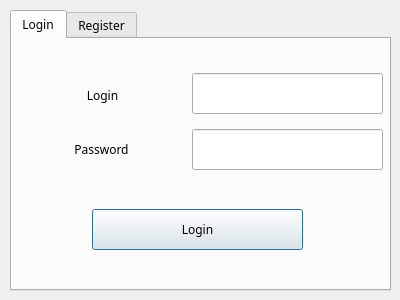
<?xml version="1.0" encoding="UTF-8"?>
<ui version="4.0">
 <class>loginWindow</class>
 <widget class="QWidget" name="loginWindow">
  <property name="geometry">
   <rect>
    <x>0</x>
    <y>0</y>
    <width>400</width>
    <height>300</height>
   </rect>
  </property>
  <property name="sizePolicy">
   <sizepolicy hsizetype="Expanding" vsizetype="Expanding">
    <horstretch>0</horstretch>
    <verstretch>0</verstretch>
   </sizepolicy>
  </property>
  <property name="font">
   <font>
    <family>JetBrains Mono</family>
   </font>
  </property>
  <property name="windowTitle">
   <string>Calendar Application</string>
  </property>
  <widget class="QTabWidget" name="loginLoginWidget">
   <property name="geometry">
    <rect>
     <x>10</x>
     <y>10</y>
     <width>381</width>
     <height>281</height>
    </rect>
   </property>
   <property name="currentIndex">
    <number>0</number>
   </property>
   <widget class="QWidget" name="loginTab">
    <attribute name="title">
     <string>Login</string>
    </attribute>
    <widget class="QLabel" name="loginLabel">
     <property name="geometry">
      <rect>
       <x>0</x>
       <y>36</y>
       <width>181</width>
       <height>41</height>
      </rect>
     </property>
     <property name="text">
      <string>Login</string>
     </property>
     <property name="textFormat">
      <enum>Qt::AutoText</enum>
     </property>
     <property name="alignment">
      <set>Qt::AlignCenter</set>
     </property>
     <property name="textInteractionFlags">
      <set>Qt::NoTextInteraction</set>
     </property>
    </widget>
    <widget class="QLineEdit" name="loginLoginField">
     <property name="geometry">
      <rect>
       <x>180</x>
       <y>34</y>
       <width>191</width>
       <height>41</height>
      </rect>
     </property>
     <property name="sizePolicy">
      <sizepolicy hsizetype="Expanding" vsizetype="Fixed">
       <horstretch>0</horstretch>
       <verstretch>0</verstretch>
      </sizepolicy>
     </property>
    </widget>
    <widget class="QLineEdit" name="passwordLoginField">
     <property name="geometry">
      <rect>
       <x>180</x>
       <y>90</y>
       <width>191</width>
       <height>41</height>
      </rect>
     </property>
     <property name="echoMode">
      <enum>QLineEdit::Password</enum>
     </property>
    </widget>
    <widget class="QLabel" name="passwordLabel">
     <property name="geometry">
      <rect>
       <x>-1</x>
       <y>90</y>
       <width>181</width>
       <height>41</height>
      </rect>
     </property>
     <property name="text">
      <string>Password</string>
     </property>
     <property name="alignment">
      <set>Qt::AlignCenter</set>
     </property>
     <property name="textInteractionFlags">
      <set>Qt::NoTextInteraction</set>
     </property>
    </widget>
    <widget class="QPushButton" name="loginButton">
     <property name="geometry">
      <rect>
       <x>80</x>
       <y>170</y>
       <width>211</width>
       <height>41</height>
      </rect>
     </property>
     <property name="text">
      <string>Login</string>
     </property>
     <property name="shortcut">
      <string>Return</string>
     </property>
     <property name="default">
      <bool>true</bool>
     </property>
    </widget>
   </widget>
   <widget class="QWidget" name="registerTab">
    <attribute name="title">
     <string>Register</string>
    </attribute>
    <widget class="QLineEdit" name="loginRegisterField">
     <property name="geometry">
      <rect>
       <x>180</x>
       <y>34</y>
       <width>191</width>
       <height>41</height>
      </rect>
     </property>
     <property name="sizePolicy">
      <sizepolicy hsizetype="Expanding" vsizetype="Fixed">
       <horstretch>0</horstretch>
       <verstretch>0</verstretch>
      </sizepolicy>
     </property>
    </widget>
    <widget class="QLineEdit" name="passwordRegisterField">
     <property name="geometry">
      <rect>
       <x>180</x>
       <y>90</y>
       <width>191</width>
       <height>41</height>
      </rect>
     </property>
     <property name="echoMode">
      <enum>QLineEdit::Password</enum>
     </property>
    </widget>
    <widget class="QLabel" name="passwordLabel_2">
     <property name="geometry">
      <rect>
       <x>0</x>
       <y>90</y>
       <width>181</width>
       <height>41</height>
      </rect>
     </property>
     <property name="text">
      <string>Password</string>
     </property>
     <property name="alignment">
      <set>Qt::AlignCenter</set>
     </property>
     <property name="textInteractionFlags">
      <set>Qt::NoTextInteraction</set>
     </property>
    </widget>
    <widget class="QLabel" name="loginLabel_2">
     <property name="geometry">
      <rect>
       <x>0</x>
       <y>36</y>
       <width>181</width>
       <height>41</height>
      </rect>
     </property>
     <property name="text">
      <string>Login</string>
     </property>
     <property name="textFormat">
      <enum>Qt::AutoText</enum>
     </property>
     <property name="alignment">
      <set>Qt::AlignCenter</set>
     </property>
     <property name="textInteractionFlags">
      <set>Qt::NoTextInteraction</set>
     </property>
    </widget>
    <widget class="QPushButton" name="registerButton">
     <property name="geometry">
      <rect>
       <x>80</x>
       <y>170</y>
       <width>211</width>
       <height>41</height>
      </rect>
     </property>
     <property name="text">
      <string>Register</string>
     </property>
     <property name="shortcut">
      <string>Return</string>
     </property>
     <property name="default">
      <bool>true</bool>
     </property>
    </widget>
   </widget>
  </widget>
 </widget>
 <resources/>
 <connections/>
</ui>
